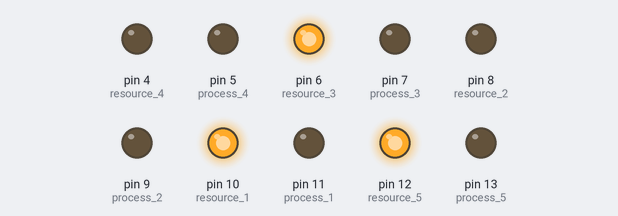
Simulated run of this sketch. Board: Arduino Uno, built with avr-gcc and run on an emulated ATmega328P. Shown: output pins drawn as LEDs (lit = HIGH).

Above: at 0.1 s.
At 1.6 s:
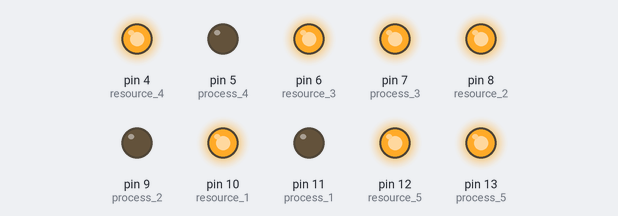
At 7.0 s:
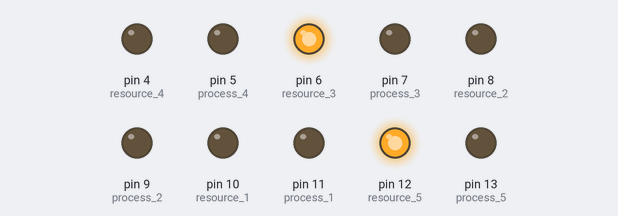
At 9.9 s:
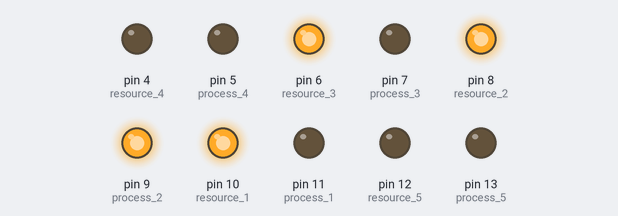
At 20.3 s:
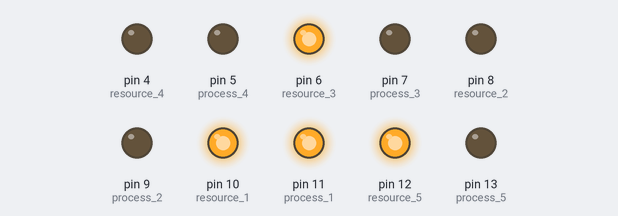
At 38.4 s:
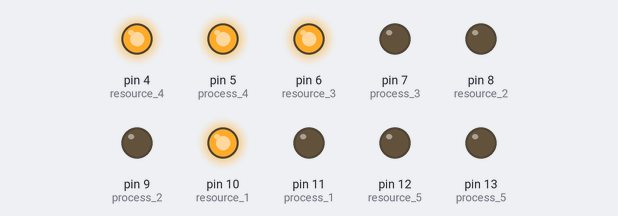
Timing chart, 0 to 40.0 s (numbered marks = the images above):
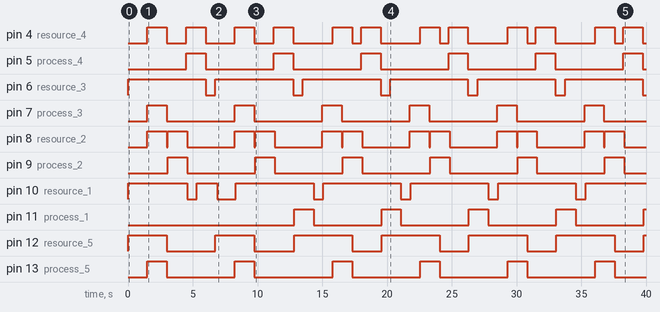

The sketch:

dining_philosopher.ino
```cpp
#include <Arduino_FreeRTOS.h>
#include <semphr.h>

#define EATING_LIMIT 2

//the binary semaphores for each of the resources
SemaphoreHandle_t xResourceOneSemaphore;
SemaphoreHandle_t xResourceTwoSemaphore;
SemaphoreHandle_t xResourceThreeSemaphore;
SemaphoreHandle_t xResourceFourSemaphore;
SemaphoreHandle_t xResourceFiveSemaphore;

void processOne(void *pvParameters);
void processTwo(void *pvParameters);
void processThree(void *pvParameters);
void processFour(void *pvParameters);
void processFive(void *pvParameters);

//define the pins for each LED
uint8_t process_1 = 11;
uint8_t process_2 = 9;
uint8_t process_3 = 7;
uint8_t process_4 = 5;
uint8_t process_5 = 13;

uint8_t resource_1 = 10;
uint8_t resource_2 = 8;
uint8_t resource_3 = 6;
uint8_t resource_4 = 4;
uint8_t resource_5 = 12;

void setup()
{
    //opening the serial port
    Serial.begin(9600);
    while (!Serial)
    {
        ;
    }
    //setting all LEDs to OUTPUT
    pinMode(process_1, OUTPUT);
    pinMode(process_2, OUTPUT);
    pinMode(process_3, OUTPUT);
    pinMode(process_4, OUTPUT);
    pinMode(process_5, OUTPUT);

    pinMode(resource_1, OUTPUT);
    pinMode(resource_2, OUTPUT);
    pinMode(resource_3, OUTPUT);
    pinMode(resource_4, OUTPUT);
    pinMode(resource_5, OUTPUT);

    if (xResourceOneSemaphore == NULL)
    {
        xResourceOneSemaphore = xSemaphoreCreateMutex();
        if (xResourceOneSemaphore != NULL)
            xSemaphoreGive(xResourceOneSemaphore);
    }
    if (xResourceTwoSemaphore == NULL)
    {
        xResourceTwoSemaphore = xSemaphoreCreateMutex();
        if (xResourceTwoSemaphore != NULL)
            xSemaphoreGive(xResourceTwoSemaphore);
    }
    if (xResourceThreeSemaphore == NULL)
    {
        xResourceThreeSemaphore = xSemaphoreCreateMutex();
        if (xResourceThreeSemaphore != NULL)
            xSemaphoreGive(xResourceThreeSemaphore);
    }
    if (xResourceFourSemaphore == NULL)
    {
        xResourceFourSemaphore = xSemaphoreCreateMutex();
        if (xResourceFourSemaphore != NULL)
            xSemaphoreGive(xResourceFourSemaphore);
    }
    if (xResourceFiveSemaphore == NULL)
    {
        xResourceFiveSemaphore = xSemaphoreCreateMutex();
        if (xResourceFiveSemaphore != NULL)
            xSemaphoreGive(xResourceFiveSemaphore);
    }

    xTaskCreate(processOne, "process One", 104, NULL, 1, NULL);
    xTaskCreate(processTwo, "process Two", 104, NULL, 1, NULL);
    xTaskCreate(processThree, "process Three", 104, NULL, 1, NULL);
    xTaskCreate(processFour, "process Four", 104, NULL, 1, NULL);
    xTaskCreate(processFive, "For process Five", 104, NULL, 1, NULL);
}

void loop() {}

void processOne(void *pvParamaters __attribute__((unused)))
{
    for (;;)
    {
        if (xSemaphoreTake(xResourceOneSemaphore, (TickType_t)5) == pdTRUE)
        {
            digitalWrite(resource_1, HIGH);
            //Serial.print("P-1 got R-1 ");
            //Serial.println(uxSemaphoreGetCount(xResourceOneSemaphore));
            vTaskDelay(100);
            if (xSemaphoreTake(xResourceFiveSemaphore, (TickType_t)5) == pdTRUE)
            {
                //Serial.print("P-1 to R-5 ");
                //Serial.println(uxSemaphoreGetCount(xResourceFiveSemaphore));
                digitalWrite(resource_5, HIGH);
                digitalWrite(process_1, HIGH);
                vTaskDelay(100);
                digitalWrite(process_1, LOW);
                digitalWrite(resource_5, LOW);
                xSemaphoreGive(xResourceFiveSemaphore);
            }
            digitalWrite(resource_1, LOW);
            xSemaphoreGive(xResourceOneSemaphore);
            vTaskDelay(250);
        }
    }
}
void processTwo(void *pvParamaters __attribute__((unused)))
{
    for (;;)
    {
        if (xSemaphoreTake(xResourceOneSemaphore, (TickType_t)5) == pdTRUE)
        {
            digitalWrite(resource_1, HIGH);
            //Serial.print("P-2 got R-1 ");
            //Serial.println(uxSemaphoreGetCount(xResourceOneSemaphore));
            vTaskDelay(100);
            if (xSemaphoreTake(xResourceTwoSemaphore, (TickType_t)5) == pdTRUE)
            {
                //Serial.print("P-2 to R-2 ");
                //Serial.println(uxSemaphoreGetCount(xResourceTwoSemaphore));
                digitalWrite(resource_2, HIGH);
                digitalWrite(process_2, HIGH);
                vTaskDelay(100);
                digitalWrite(process_2, LOW);
                digitalWrite(resource_2, LOW);
                xSemaphoreGive(xResourceTwoSemaphore);
            }
            digitalWrite(resource_1, LOW);
            xSemaphoreGive(xResourceOneSemaphore);
            vTaskDelay(250);
        }
    }
}
void processThree(void *pvParamaters __attribute__((unused)))
{
    for (;;)
    {
        if (xSemaphoreTake(xResourceThreeSemaphore, (TickType_t)5) == pdTRUE)
        {
            digitalWrite(resource_3, HIGH);
            //Serial.print("P-3 got R-3 ");
            //Serial.println(uxSemaphoreGetCount(xResourceThreeSemaphore));
            vTaskDelay(100);
            if (xSemaphoreTake(xResourceTwoSemaphore, (TickType_t)5) == pdTRUE)
            {
                //Serial.print("P-3 to R-2 ");
                //Serial.println(uxSemaphoreGetCount(xResourceTwoSemaphore));
                digitalWrite(resource_2, HIGH);
                digitalWrite(process_3, HIGH);
                vTaskDelay(100);
                digitalWrite(process_3, LOW);
                digitalWrite(resource_2, LOW);
                xSemaphoreGive(xResourceTwoSemaphore);
            }
            digitalWrite(resource_3, LOW);
            xSemaphoreGive(xResourceThreeSemaphore);
            vTaskDelay(250);
        }
    }
}
void processFour(void *pvParamaters __attribute__((unused)))
{
    for (;;)
    {
        if (xSemaphoreTake(xResourceThreeSemaphore, (TickType_t)5) == pdTRUE)
        {
            digitalWrite(resource_3, HIGH);
            //Serial.print("P-4 got R-3 ");
            //Serial.println(uxSemaphoreGetCount(xResourceThreeSemaphore));
            vTaskDelay(100);
            if (xSemaphoreTake(xResourceFourSemaphore, (TickType_t)5) == pdTRUE)
            {
                //Serial.print("P-4 to R-4 ");
                //Serial.println(uxSemaphoreGetCount(xResourceFourSemaphore));
                digitalWrite(resource_4, HIGH);
                digitalWrite(process_4, HIGH);
                vTaskDelay(100);
                digitalWrite(process_4, LOW);
                digitalWrite(resource_4, LOW);
                xSemaphoreGive(xResourceFourSemaphore);
            }
            digitalWrite(resource_3, LOW);
            xSemaphoreGive(xResourceThreeSemaphore);
            vTaskDelay(250);
        }
    }
}
void processFive(void *pvParamaters __attribute__((unused)))
{
    for (;;)
    {
        if (xSemaphoreTake(xResourceFiveSemaphore, (TickType_t)5) == pdTRUE)
        {
            digitalWrite(resource_5, HIGH);
            //Serial.print("P-5 got R-5 ");
            //Serial.println(uxSemaphoreGetCount(xResourceFiveSemaphore));
            vTaskDelay(100);
            if (xSemaphoreTake(xResourceFourSemaphore, (TickType_t)5) == pdTRUE)
            {
                //Serial.print("P-5 to R-4 ");
                //Serial.println(uxSemaphoreGetCount(xResourceFourSemaphore));
                digitalWrite(resource_4, HIGH);
                digitalWrite(process_5, HIGH);
                vTaskDelay(100);
                digitalWrite(process_5, LOW);
                digitalWrite(resource_4, LOW);
                xSemaphoreGive(xResourceFourSemaphore);
            }
            digitalWrite(resource_5, LOW);
            xSemaphoreGive(xResourceFiveSemaphore);
            vTaskDelay(250);
        }
    }
}
```

Measured:
- by itself, pin 4 (resource_4): LOW → HIGH at 1.5 s, → LOW 1.5 s later, → HIGH 1.5 s later, → LOW 1.5 s later, … (24 changes in this stretch)
- by itself, pin 5 (process_4), pin 7 (process_3), pin 9 (process_2): alternates HIGH for 1.5 s and LOW for 5.3 s
- by itself, pin 6 (resource_3): alternates HIGH for 6.0 s and LOW for 0.75 s
- by itself, pin 8 (resource_2): repeats every 6.8 s: LOW 0.08 s, HIGH 1.5 s, LOW 3.7 s, HIGH 1.5 s
- by itself, pin 10 (resource_1): goes HIGH 4.6 s, LOW 0.75 s, HIGH 1.6 s, LOW 1.4 s, 4 × (HIGH 6.0 s, LOW 0.75 s), then HIGH
- by itself, pin 11 (process_1): LOW → HIGH at 12.8 s, → LOW 1.5 s later, → HIGH 5.3 s later, → LOW 1.5 s later, … (9 changes in this stretch)
- by itself, pin 12 (resource_5): goes HIGH 3.0 s, LOW 3.8 s, HIGH 3.0 s, LOW 3.1 s, 4 × (HIGH 4.5 s, LOW 2.2 s), then HIGH
- by itself, pin 13 (process_5): goes HIGH 1.5 s, LOW 5.3 s, HIGH 1.5 s, LOW 6.1 s, 3 × (HIGH 1.5 s, LOW 5.3 s), HIGH 1.5 s, then LOW
